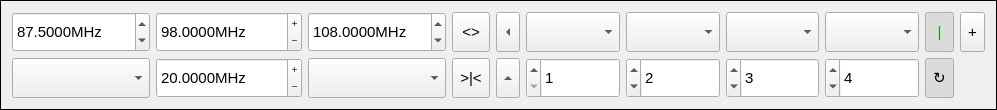
     <widget class="QFrame" name="bottom_frame">
      <property name="sizePolicy">
       <sizepolicy hsizetype="Expanding" vsizetype="Fixed">
        <horstretch>0</horstretch>
        <verstretch>0</verstretch>
       </sizepolicy>
      </property>
      <property name="minimumSize">
       <size>
        <width>997</width>
        <height>110</height>
       </size>
      </property>
      <property name="layoutDirection">
       <enum>Qt::LayoutDirection::LeftToRight</enum>
      </property>
      <property name="autoFillBackground">
       <bool>true</bool>
      </property>
      <property name="frameShape">
       <enum>QFrame::Shape::Box</enum>
      </property>
      <property name="frameShadow">
       <enum>QFrame::Shadow::Plain</enum>
      </property>
      <layout class="QGridLayout" name="gridLayout">
       <item row="0" column="0">
        <widget class="QDoubleSpinBox" name="start_freq">
         <property name="sizePolicy">
          <sizepolicy hsizetype="MinimumExpanding" vsizetype="Preferred">
           <horstretch>0</horstretch>
           <verstretch>0</verstretch>
          </sizepolicy>
         </property>
         <property name="maximumSize">
          <size>
           <width>16777215</width>
           <height>16777215</height>
          </size>
         </property>
         <property name="font">
          <font>
           <pointsize>11</pointsize>
          </font>
         </property>
         <property name="toolTip">
          <string>Sweep Start</string>
         </property>
         <property name="frame">
          <bool>true</bool>
         </property>
         <property name="keyboardTracking">
          <bool>false</bool>
         </property>
         <property name="correctionMode">
          <enum>QAbstractSpinBox::CorrectionMode::CorrectToNearestValue</enum>
         </property>
         <property name="prefix">
          <string/>
         </property>
         <property name="suffix">
          <string>MHz</string>
         </property>
         <property name="decimals">
          <number>4</number>
         </property>
         <property name="minimum">
          <double>0.100000000000000</double>
         </property>
         <property name="maximum">
          <double>12000.000000000000000</double>
         </property>
         <property name="singleStep">
          <double>1.000000000000000</double>
         </property>
         <property name="stepType">
          <enum>QAbstractSpinBox::StepType::AdaptiveDecimalStepType</enum>
         </property>
         <property name="value">
          <double>87.500000000000000</double>
         </property>
        </widget>
       </item>
       <item row="0" column="1">
        <widget class="QDoubleSpinBox" name="centre_freq">
         <property name="sizePolicy">
          <sizepolicy hsizetype="MinimumExpanding" vsizetype="Preferred">
           <horstretch>0</horstretch>
           <verstretch>0</verstretch>
          </sizepolicy>
         </property>
         <property name="maximumSize">
          <size>
           <width>16777215</width>
           <height>16777215</height>
          </size>
         </property>
         <property name="font">
          <font>
           <pointsize>11</pointsize>
          </font>
         </property>
         <property name="toolTip">
          <string>Sweep Centre</string>
         </property>
         <property name="alignment">
          <set>Qt::AlignmentFlag::AlignLeading|Qt::AlignmentFlag::AlignLeft|Qt::AlignmentFlag::AlignVCenter</set>
         </property>
         <property name="buttonSymbols">
          <enum>QAbstractSpinBox::ButtonSymbols::PlusMinus</enum>
         </property>
         <property name="keyboardTracking">
          <bool>false</bool>
         </property>
         <property name="correctionMode">
          <enum>QAbstractSpinBox::CorrectionMode::CorrectToNearestValue</enum>
         </property>
         <property name="prefix">
          <string/>
         </property>
         <property name="suffix">
          <string>MHz</string>
         </property>
         <property name="decimals">
          <number>4</number>
         </property>
         <property name="minimum">
          <double>0.100000000000000</double>
         </property>
         <property name="maximum">
          <double>12000.000000000000000</double>
         </property>
         <property name="stepType">
          <enum>QAbstractSpinBox::StepType::AdaptiveDecimalStepType</enum>
         </property>
         <property name="value">
          <double>98.000000000000000</double>
         </property>
        </widget>
       </item>
       <item row="0" column="2">
        <widget class="QDoubleSpinBox" name="stop_freq">
         <property name="sizePolicy">
          <sizepolicy hsizetype="MinimumExpanding" vsizetype="Preferred">
           <horstretch>0</horstretch>
           <verstretch>0</verstretch>
          </sizepolicy>
         </property>
         <property name="maximumSize">
          <size>
           <width>16777215</width>
           <height>16777215</height>
          </size>
         </property>
         <property name="font">
          <font>
           <pointsize>11</pointsize>
          </font>
         </property>
         <property name="toolTip">
          <string>Sweep Stop</string>
         </property>
         <property name="alignment">
          <set>Qt::AlignmentFlag::AlignLeading|Qt::AlignmentFlag::AlignLeft|Qt::AlignmentFlag::AlignVCenter</set>
         </property>
         <property name="keyboardTracking">
          <bool>false</bool>
         </property>
         <property name="correctionMode">
          <enum>QAbstractSpinBox::CorrectionMode::CorrectToNearestValue</enum>
         </property>
         <property name="prefix">
          <string/>
         </property>
         <property name="suffix">
          <string>MHz</string>
         </property>
         <property name="decimals">
          <number>4</number>
         </property>
         <property name="minimum">
          <double>0.100000000000000</double>
         </property>
         <property name="maximum">
          <double>12000.000000000000000</double>
         </property>
         <property name="singleStep">
          <double>1.000000000000000</double>
         </property>
         <property name="stepType">
          <enum>QAbstractSpinBox::StepType::AdaptiveDecimalStepType</enum>
         </property>
         <property name="value">
          <double>108.000000000000000</double>
         </property>
        </widget>
       </item>
       <item row="0" column="3">
        <widget class="QToolButton" name="setRange">
         <property name="sizePolicy">
          <sizepolicy hsizetype="Minimum" vsizetype="Preferred">
           <horstretch>0</horstretch>
           <verstretch>0</verstretch>
          </sizepolicy>
         </property>
         <property name="maximumSize">
          <size>
           <width>16777215</width>
           <height>16777215</height>
          </size>
         </property>
         <property name="font">
          <font>
           <pointsize>11</pointsize>
          </font>
         </property>
         <property name="toolTip">
          <string>Set Scan to Graph</string>
         </property>
         <property name="text">
          <string>&lt;&gt;</string>
         </property>
        </widget>
       </item>
       <item row="0" column="4">
        <widget class="QToolButton" name="mkr_start">
         <property name="sizePolicy">
          <sizepolicy hsizetype="Minimum" vsizetype="Preferred">
           <horstretch>0</horstretch>
           <verstretch>0</verstretch>
          </sizepolicy>
         </property>
         <property name="maximumSize">
          <size>
           <width>16777215</width>
           <height>16777215</height>
          </size>
         </property>
         <property name="font">
          <font>
           <pointsize>11</pointsize>
          </font>
         </property>
         <property name="toolTip">
          <string extracomment="Marker to Start">Set markers to start frequency</string>
         </property>
         <property name="text">
          <string>...</string>
         </property>
         <property name="arrowType">
          <enum>Qt::ArrowType::LeftArrow</enum>
         </property>
        </widget>
       </item>
       <item row="0" column="5">
        <widget class="QComboBox" name="m1_type">
         <property name="sizePolicy">
          <sizepolicy hsizetype="MinimumExpanding" vsizetype="Preferred">
           <horstretch>0</horstretch>
           <verstretch>0</verstretch>
          </sizepolicy>
         </property>
         <property name="maximumSize">
          <size>
           <width>16777215</width>
           <height>16777215</height>
          </size>
         </property>
         <property name="baseSize">
          <size>
           <width>0</width>
           <height>0</height>
          </size>
         </property>
         <property name="font">
          <font>
           <pointsize>11</pointsize>
          </font>
         </property>
         <property name="toolTip">
          <string>Marker 1 type</string>
         </property>
         <property name="sizeAdjustPolicy">
          <enum>QComboBox::SizeAdjustPolicy::AdjustToContentsOnFirstShow</enum>
         </property>
        </widget>
       </item>
       <item row="0" column="6">
        <widget class="QComboBox" name="m2_type">
         <property name="sizePolicy">
          <sizepolicy hsizetype="MinimumExpanding" vsizetype="Preferred">
           <horstretch>0</horstretch>
           <verstretch>0</verstretch>
          </sizepolicy>
         </property>
         <property name="maximumSize">
          <size>
           <width>16777215</width>
           <height>16777215</height>
          </size>
         </property>
         <property name="font">
          <font>
           <pointsize>11</pointsize>
          </font>
         </property>
         <property name="toolTip">
          <string>Marker 2 type</string>
         </property>
         <property name="sizeAdjustPolicy">
          <enum>QComboBox::SizeAdjustPolicy::AdjustToContentsOnFirstShow</enum>
         </property>
         <property name="minimumContentsLength">
          <number>0</number>
         </property>
         <property name="iconSize">
          <size>
           <width>16</width>
           <height>16</height>
          </size>
         </property>
         <property name="placeholderText">
          <string notr="true"/>
         </property>
        </widget>
       </item>
       <item row="0" column="7">
        <widget class="QComboBox" name="m3_type">
         <property name="sizePolicy">
          <sizepolicy hsizetype="MinimumExpanding" vsizetype="Preferred">
           <horstretch>0</horstretch>
           <verstretch>0</verstretch>
          </sizepolicy>
         </property>
         <property name="maximumSize">
          <size>
           <width>16777215</width>
           <height>16777215</height>
          </size>
         </property>
         <property name="font">
          <font>
           <pointsize>11</pointsize>
          </font>
         </property>
         <property name="toolTip">
          <string>Marker 3 type</string>
         </property>
        </widget>
       </item>
       <item row="0" column="8">
        <widget class="QComboBox" name="m4_type">
         <property name="sizePolicy">
          <sizepolicy hsizetype="MinimumExpanding" vsizetype="Preferred">
           <horstretch>0</horstretch>
           <verstretch>0</verstretch>
          </sizepolicy>
         </property>
         <property name="maximumSize">
          <size>
           <width>16777215</width>
           <height>16777215</height>
          </size>
         </property>
         <property name="font">
          <font>
           <pointsize>11</pointsize>
          </font>
         </property>
         <property name="toolTip">
          <string>Marker 4 type</string>
         </property>
        </widget>
       </item>
       <item row="0" column="9">
        <widget class="QToolButton" name="presetMarker">
         <property name="sizePolicy">
          <sizepolicy hsizetype="Minimum" vsizetype="Preferred">
           <horstretch>0</horstretch>
           <verstretch>0</verstretch>
          </sizepolicy>
         </property>
         <property name="maximumSize">
          <size>
           <width>16777215</width>
           <height>16777215</height>
          </size>
         </property>
         <property name="font">
          <font>
           <pointsize>11</pointsize>
           <italic>false</italic>
           <bold>false</bold>
          </font>
         </property>
         <property name="toolTip">
          <string>Show preset markers &amp; bands</string>
         </property>
         <property name="styleSheet">
          <string notr="true">color: rgb(0, 170, 0);</string>
         </property>
         <property name="text">
          <string>|</string>
         </property>
         <property name="checkable">
          <bool>true</bool>
         </property>
         <property name="checked">
          <bool>true</bool>
         </property>
        </widget>
       </item>
       <item row="0" column="10">
        <widget class="QToolButton" name="addFix">
         <property name="sizePolicy">
          <sizepolicy hsizetype="Minimum" vsizetype="Preferred">
           <horstretch>0</horstretch>
           <verstretch>0</verstretch>
          </sizepolicy>
         </property>
         <property name="maximumSize">
          <size>
           <width>16777215</width>
           <height>16777215</height>
          </size>
         </property>
         <property name="font">
          <font>
           <pointsize>11</pointsize>
          </font>
         </property>
         <property name="toolTip">
          <string>Add fixed freq mkr from mkr1</string>
         </property>
         <property name="text">
          <string>+</string>
         </property>
        </widget>
       </item>
       <item row="1" column="0">
        <widget class="QComboBox" name="filterBox">
         <property name="sizePolicy">
          <sizepolicy hsizetype="MinimumExpanding" vsizetype="Preferred">
           <horstretch>0</horstretch>
           <verstretch>0</verstretch>
          </sizepolicy>
         </property>
         <property name="maximumSize">
          <size>
           <width>16777215</width>
           <height>16777215</height>
          </size>
         </property>
         <property name="font">
          <font>
           <pointsize>11</pointsize>
          </font>
         </property>
         <property name="toolTip">
          <string>Filter preset list</string>
         </property>
         <property name="editable">
          <bool>false</bool>
         </property>
         <property name="insertPolicy">
          <enum>QComboBox::InsertPolicy::InsertAtTop</enum>
         </property>
        </widget>
       </item>
       <item row="1" column="1">
        <widget class="QDoubleSpinBox" name="span_freq">
         <property name="sizePolicy">
          <sizepolicy hsizetype="MinimumExpanding" vsizetype="Preferred">
           <horstretch>0</horstretch>
           <verstretch>0</verstretch>
          </sizepolicy>
         </property>
         <property name="maximumSize">
          <size>
           <width>16777215</width>
           <height>16777215</height>
          </size>
         </property>
         <property name="font">
          <font>
           <pointsize>11</pointsize>
          </font>
         </property>
         <property name="toolTip">
          <string>Sweep Span</string>
         </property>
         <property name="alignment">
          <set>Qt::AlignmentFlag::AlignLeading|Qt::AlignmentFlag::AlignLeft|Qt::AlignmentFlag::AlignVCenter</set>
         </property>
         <property name="buttonSymbols">
          <enum>QAbstractSpinBox::ButtonSymbols::PlusMinus</enum>
         </property>
         <property name="keyboardTracking">
          <bool>false</bool>
         </property>
         <property name="correctionMode">
          <enum>QAbstractSpinBox::CorrectionMode::CorrectToNearestValue</enum>
         </property>
         <property name="prefix">
          <string/>
         </property>
         <property name="suffix">
          <string>MHz</string>
         </property>
         <property name="decimals">
          <number>4</number>
         </property>
         <property name="maximum">
          <double>100000.000000000000000</double>
         </property>
         <property name="stepType">
          <enum>QAbstractSpinBox::StepType::AdaptiveDecimalStepType</enum>
         </property>
         <property name="value">
          <double>20.000000000000000</double>
         </property>
        </widget>
       </item>
       <item row="1" column="2">
        <widget class="QComboBox" name="band_box">
         <property name="sizePolicy">
          <sizepolicy hsizetype="MinimumExpanding" vsizetype="Preferred">
           <horstretch>0</horstretch>
           <verstretch>0</verstretch>
          </sizepolicy>
         </property>
         <property name="maximumSize">
          <size>
           <width>16777215</width>
           <height>16777215</height>
          </size>
         </property>
         <property name="font">
          <font>
           <pointsize>11</pointsize>
          </font>
         </property>
         <property name="toolTip">
          <string>&lt;html&gt;&lt;head/&gt;&lt;body&gt;&lt;p&gt;Preset Frequency list&lt;/p&gt;&lt;/body&gt;&lt;/html&gt;</string>
         </property>
         <property name="editable">
          <bool>false</bool>
         </property>
         <property name="currentText">
          <string/>
         </property>
         <property name="insertPolicy">
          <enum>QComboBox::InsertPolicy::InsertAtBottom</enum>
         </property>
        </widget>
       </item>
       <item row="1" column="3">
        <widget class="QToolButton" name="setToMkr">
         <property name="sizePolicy">
          <sizepolicy hsizetype="Minimum" vsizetype="Preferred">
           <horstretch>0</horstretch>
           <verstretch>0</verstretch>
          </sizepolicy>
         </property>
         <property name="maximumSize">
          <size>
           <width>16777215</width>
           <height>16777215</height>
          </size>
         </property>
         <property name="font">
          <font>
           <pointsize>11</pointsize>
          </font>
         </property>
         <property name="focusPolicy">
          <enum>Qt::FocusPolicy::TabFocus</enum>
         </property>
         <property name="toolTip">
          <string> Set Centre freq as mkr1</string>
         </property>
         <property name="text">
          <string>&gt;|&lt;</string>
         </property>
        </widget>
       </item>
       <item row="1" column="4">
        <widget class="QToolButton" name="mkr_centre">
         <property name="sizePolicy">
          <sizepolicy hsizetype="Minimum" vsizetype="Preferred">
           <horstretch>0</horstretch>
           <verstretch>0</verstretch>
          </sizepolicy>
         </property>
         <property name="maximumSize">
          <size>
           <width>16777215</width>
           <height>16777215</height>
          </size>
         </property>
         <property name="font">
          <font>
           <pointsize>11</pointsize>
          </font>
         </property>
         <property name="toolTip">
          <string extracomment="Marker to Start">Set off-screen markers in range</string>
         </property>
         <property name="toolTipDuration">
          <number>1</number>
         </property>
         <property name="text">
          <string>...</string>
         </property>
         <property name="arrowType">
          <enum>Qt::ArrowType::UpArrow</enum>
         </property>
        </widget>
       </item>
       <item row="1" column="5">
        <widget class="QSpinBox" name="m1track">
         <property name="sizePolicy">
          <sizepolicy hsizetype="MinimumExpanding" vsizetype="Preferred">
           <horstretch>0</horstretch>
           <verstretch>0</verstretch>
          </sizepolicy>
         </property>
         <property name="maximumSize">
          <size>
           <width>16777215</width>
           <height>16777215</height>
          </size>
         </property>
         <property name="font">
          <font>
           <pointsize>11</pointsize>
          </font>
         </property>
         <property name="toolTip">
          <string>Tracking level</string>
         </property>
         <property name="layoutDirection">
          <enum>Qt::LayoutDirection::RightToLeft</enum>
         </property>
         <property name="frame">
          <bool>true</bool>
         </property>
         <property name="alignment">
          <set>Qt::AlignmentFlag::AlignLeading|Qt::AlignmentFlag::AlignLeft|Qt::AlignmentFlag::AlignVCenter</set>
         </property>
         <property name="buttonSymbols">
          <enum>QAbstractSpinBox::ButtonSymbols::UpDownArrows</enum>
         </property>
         <property name="showGroupSeparator" stdset="0">
          <bool>false</bool>
         </property>
         <property name="minimum">
          <number>1</number>
         </property>
         <property name="maximum">
          <number>9</number>
         </property>
        </widget>
       </item>
       <item row="1" column="6">
        <widget class="QSpinBox" name="m2track">
         <property name="sizePolicy">
          <sizepolicy hsizetype="MinimumExpanding" vsizetype="Preferred">
           <horstretch>0</horstretch>
           <verstretch>0</verstretch>
          </sizepolicy>
         </property>
         <property name="maximumSize">
          <size>
           <width>16777215</width>
           <height>16777215</height>
          </size>
         </property>
         <property name="font">
          <font>
           <pointsize>11</pointsize>
          </font>
         </property>
         <property name="toolTip">
          <string>Tracking level</string>
         </property>
         <property name="layoutDirection">
          <enum>Qt::LayoutDirection::RightToLeft</enum>
         </property>
         <property name="minimum">
          <number>1</number>
         </property>
         <property name="maximum">
          <number>9</number>
         </property>
         <property name="value">
          <number>2</number>
         </property>
        </widget>
       </item>
       <item row="1" column="7">
        <widget class="QSpinBox" name="m3track">
         <property name="sizePolicy">
          <sizepolicy hsizetype="MinimumExpanding" vsizetype="Preferred">
           <horstretch>0</horstretch>
           <verstretch>0</verstretch>
          </sizepolicy>
         </property>
         <property name="maximumSize">
          <size>
           <width>16777215</width>
           <height>16777215</height>
          </size>
         </property>
         <property name="font">
          <font>
           <pointsize>11</pointsize>
          </font>
         </property>
         <property name="toolTip">
          <string>Tracking level</string>
         </property>
         <property name="layoutDirection">
          <enum>Qt::LayoutDirection::RightToLeft</enum>
         </property>
         <property name="minimum">
          <number>1</number>
         </property>
         <property name="maximum">
          <number>9</number>
         </property>
         <property name="value">
          <number>3</number>
         </property>
        </widget>
       </item>
       <item row="1" column="8">
        <widget class="QSpinBox" name="m4track">
         <property name="sizePolicy">
          <sizepolicy hsizetype="MinimumExpanding" vsizetype="Preferred">
           <horstretch>0</horstretch>
           <verstretch>0</verstretch>
          </sizepolicy>
         </property>
         <property name="maximumSize">
          <size>
           <width>16777215</width>
           <height>16777215</height>
          </size>
         </property>
         <property name="font">
          <font>
           <pointsize>11</pointsize>
          </font>
         </property>
         <property name="toolTip">
          <string>Tracking level</string>
         </property>
         <property name="layoutDirection">
          <enum>Qt::LayoutDirection::RightToLeft</enum>
         </property>
         <property name="minimum">
          <number>1</number>
         </property>
         <property name="maximum">
          <number>9</number>
         </property>
         <property name="value">
          <number>4</number>
         </property>
        </widget>
       </item>
       <item row="1" column="9">
        <widget class="QToolButton" name="presetLabel">
         <property name="sizePolicy">
          <sizepolicy hsizetype="Minimum" vsizetype="Preferred">
           <horstretch>0</horstretch>
           <verstretch>0</verstretch>
          </sizepolicy>
         </property>
         <property name="maximumSize">
          <size>
           <width>16777215</width>
           <height>16777215</height>
          </size>
         </property>
         <property name="font">
          <font>
           <pointsize>11</pointsize>
          </font>
         </property>
         <property name="toolTip">
          <string>Rotate marker label</string>
         </property>
         <property name="text">
          <string>↻</string>
         </property>
         <property name="checkable">
          <bool>true</bool>
         </property>
         <property name="checked">
          <bool>true</bool>
         </property>
         <property name="toolButtonStyle">
          <enum>Qt::ToolButtonStyle::ToolButtonIconOnly</enum>
         </property>
        </widget>
       </item>
      </layout>
     </widget>
